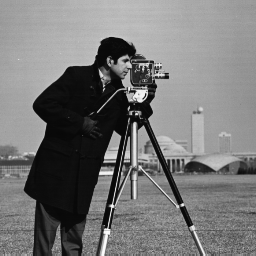
#> input picture ImageEnhancementOperations/resources/cameraman.tif, 256 x 256 px, found by its file name
$ python 5_3_a.py   (older library calls are emulated)
#> lines starting #> are read from the running program, lines starting #| are printed output that depends on the picture
# -*- coding: utf-8 -*-
"""
Created on Thu Sep 06 15:38:31 2018

@author: Student
"""

from PIL import Image
import numpy as np
from matplotlib import pyplot as plt

def get_image():
    img = plt.imread('C:/Users/IIST/Downloads/Ragja/3_SC18M003_Ragja_IP2018_latest/3_SC18M003_Ragja_IP2018/cameraman.tif')
#> img is the input picture: shape (256, 256); min 7, max 253, mean 118.7
    pixels = img.flatten()
    plt.figure()
    plt.hist(pixels, bins=64, range=(0,256), normed=False, color='red', alpha=0.4)
    plt.title("Histogram of Cameraman")
    plt.xlabel("Pixel")
    plt.ylabel("Intensity")
    plt.show()
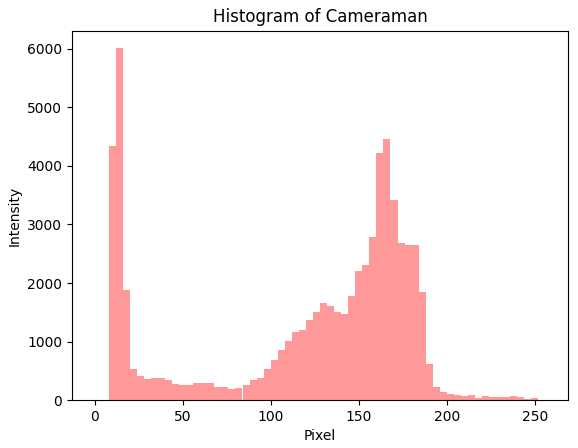
#> figure drawn by matplotlib, 1 panel; tallest bar 6008 high, from x = 12 to 16
get_image()
